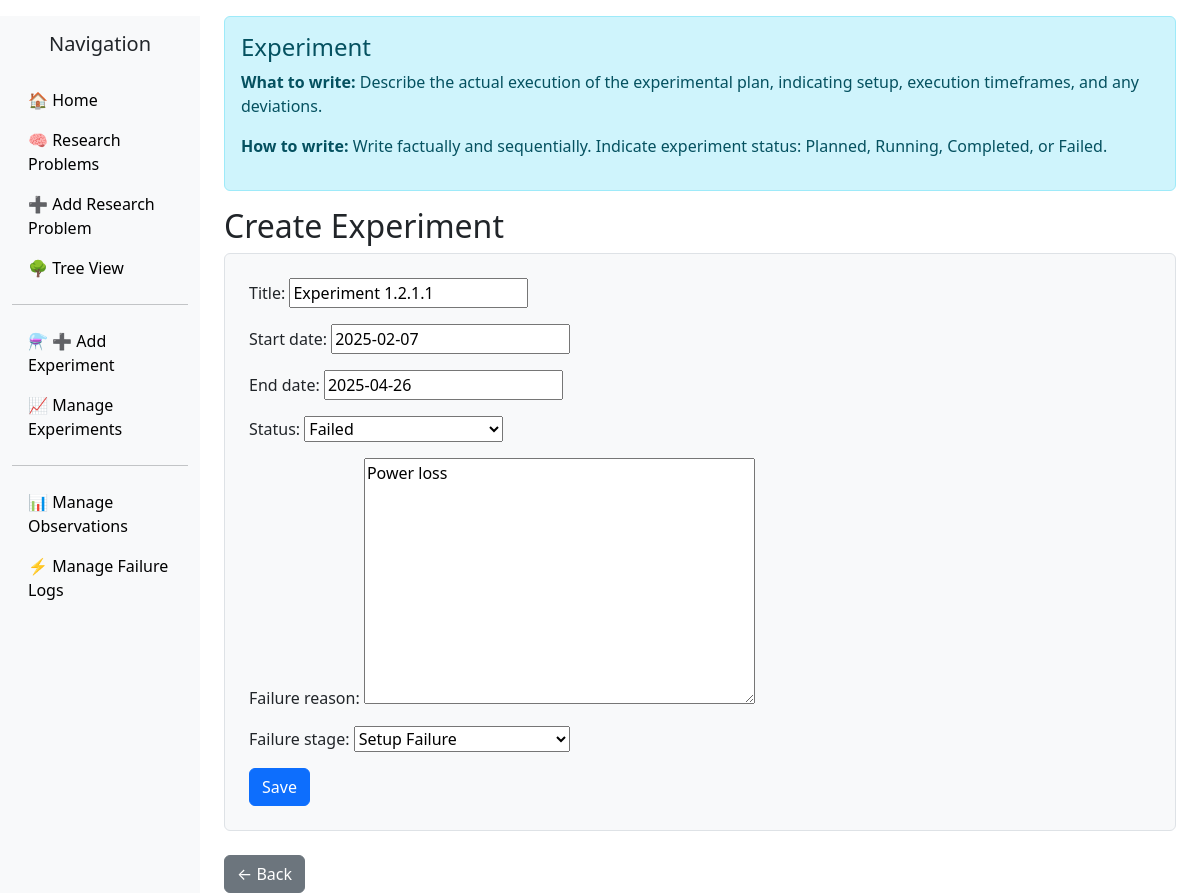
Screenshot of /experiments/5/edit/ with the database file from the repository.
### scientificmethod/models.py (models this page shows, shortened)
class TimestampedModel(models.Model):
    created_at = models.DateTimeField(default=timezone.now)
    updated_at = models.DateTimeField(auto_now=True)
    class Meta:
        abstract = True

class Experiment(TimestampedModel):
    experimental_plan = models.ForeignKey(ExperimentalPlan, on_delete=models.CASCADE, related_name='experiments')
    title = models.CharField(max_length=255)
    start_date = models.DateField(null=True, blank=True)
    end_date = models.DateField(null=True, blank=True)
    status = models.CharField(
        max_length=20,
        choices=[
            ('Planned', 'Planned'),
            ('Running', 'Running'),
            ('Completed', 'Completed Successfully'),
            ('Failed', 'Failed')
        ],
        default='Planned'
    )
    failure_reason = MDTextField(null=True, blank=True)
    failure_stage = models.CharField(
        max_length=50,
        choices=[
            ('Setup', 'Setup Failure'),
            ('Execution', 'Execution Failure'),
            ('Data Collection', 'Data Collection Failure'),
            ('Post Processing', 'Post Processing Failure'),
            ('Unknown', 'Unknown/Multiple Stages')
        ],
        null=True,
        blank=True
    )

### scientificmethod/views.py (the view, shortened to what this page needs)
# urls.py: path('experiments/<int:pk>/edit/', views.ExperimentUpdateView.as_view(), name='experiment_update'),
class ExperimentUpdateView(generic.UpdateView):
    model = Experiment
    fields = ['title', 'start_date', 'end_date', 'status', 'failure_reason', 'failure_stage']
    template_name = 'scientificmethod/experiment_form.html'

### scientificmethod/templates/scientificmethod/experiment_form.html (shortened to what this page needs)
{% extends "scientificmethod/base.html" %}
{% block content %}
<div class="alert alert-info" role="alert">
  <h4 class="alert-heading">Experiment</h4>
  <p><strong>What to write:</strong> Describe the actual execution of the experimental plan, indicating setup, execution timeframes, and any deviations.</p>
  <p><strong>How to write:</strong> Write factually and sequentially. Indicate experiment status: Planned, Running, Completed, or Failed.</p>
</div>
<h2>{% if edit_mode %}Edit{% else %}Create{% endif %} Experiment</h2>
<form method="post" class="p-4 border rounded bg-light">
    {{ form.as_p }}
    <button type="submit" class="btn btn-primary">{% if edit_mode %}Update{% else %}Save{% endif %}</button>
</form>
<br>
<a href="{% url 'researchproblem_list' %}" class="btn btn-secondary">← Back</a>
{% endblock %}

### scientificmethod/templates/scientificmethod/base.html (style rules this page uses)
body { padding-top: 1rem; }

### rows the page displays
Experiment: title "Experiment 1.2.1.1", start_date "2025-02-07", end_date "2025-04-26", status "Failed", failure_reason "Power loss", failure_stage "Setup Failure"
